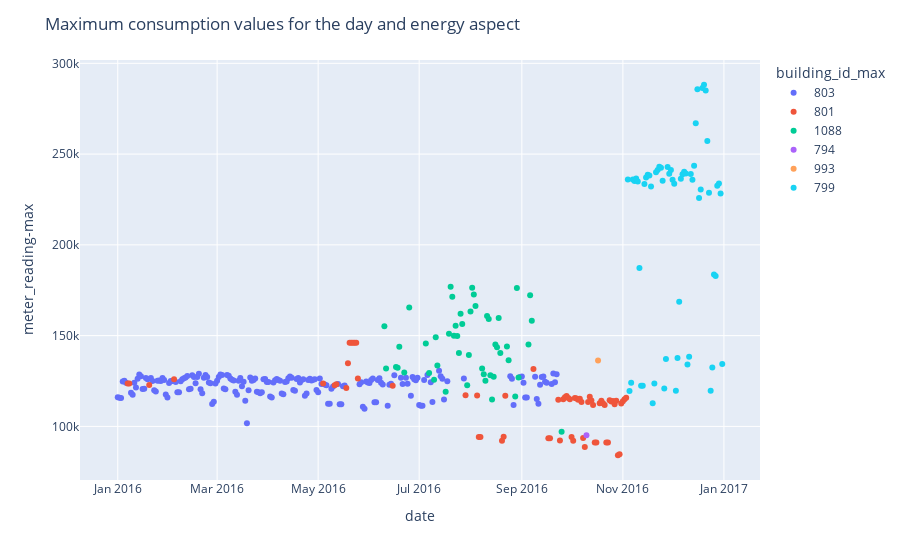

Notebook code cell kept with this figure:
### Code cell
fig_daily_electricity = px.scatter(daily_train_electricity,
                                   x='date',
                                   y='meter_reading-max',
                                   color='building_id_max',
                                   render_mode='svg')
fig_daily_electricity.update_layout(title='Maximum consumption values for the day and energy aspect')
fig_daily_electricity.show()

### Figure 1 — Plotly figure (JSON) as saved in the notebook; plotly's stock layout.template omitted (floating-point values rounded to 4 significant figures; data arrays with more than 128 entries replaced by an {"elided": "..."} marker saying what was removed)
{"data": [{"hovertemplate": "building_id_max=803<br>date=%{x}<br>meter_reading-max=%{y}<extra></extra>", "legendgroup": "803", "marker": {"color": "#636efa", "symbol": "circle"}, "mode": "markers", "name": "803", "orientation": "v", "showlegend": true, "type": "scatter", "x": {"elided": "192 str values"}, "xaxis": "x", "y": {"elided": "192 float values"}, "yaxis": "y"}, {"hovertemplate": "building_id_max=801<br>date=%{x}<br>meter_reading-max=%{y}<extra></extra>", "legendgroup": "801", "marker": {"color": "#EF553B", "symbol": "circle"}, "mode": "markers", "name": "801", "orientation": "v", "showlegend": true, "type": "scatter", "x": ["2016-01-07", "2016-01-08", "2016-01-20", "2016-02-04", "2016-05-04", "2016-05-11", "2016-05-12", "2016-05-18", "2016-05-19", "2016-05-20", "2016-05-21", "2016-05-22", "2016-05-23", "2016-05-24", "2016-05-25", "2016-06-15", "2016-07-29", "2016-08-05", "2016-08-06", "2016-08-07", "2016-08-20", "2016-08-21", "2016-08-22", "2016-09-08", "2016-09-17", "2016-09-18", "2016-09-23", "2016-09-24", "2016-09-26", "2016-09-27", "2016-09-28", "2016-09-29", "2016-09-30", "2016-10-01", "2016-10-02", "2016-10-03", "2016-10-04", "2016-10-05", "2016-10-06", "2016-10-07", "2016-10-08", "2016-10-09", "2016-10-11", "2016-10-12", "2016-10-13", "2016-10-14", "2016-10-15", "2016-10-16", "2016-10-18", "2016-10-19", "2016-10-20", "2016-10-21", "2016-10-22", "2016-10-23", "2016-10-24", "2016-10-25", "2016-10-26", "2016-10-27", "2016-10-28", "2016-10-29", "2016-10-30", "2016-10-31", "2016-11-01", "2016-11-02", "2016-11-03"], "xaxis": "x", "y": [123700.0, 123600.0, 122800.0, 125900.0, 123600.0, 122700.0, 123200.0, 121100.0, 134800.0, 146000.0, 146000.0, 146000.0, 146000.0, 146000.0, 126400.0, 122400.0, 117100.0, 117000.0, 94200.0, 94200.0, 92060.0, 94370.0, 116800.0, 131684, 93460.0, 93460.0, 114600.0, 92220.0, 114900.0, 116000.0, 116800.0, 115600.0, 115000.0, 94100.0, 92100.0, 115600.0, 115300.0, 114600.0, 115300.0, 113400.0, 93600.0, 88650.0, 113400.0, 116300.0, 114200.0, 111700.0, 91130.0, 91130.0, 112700.0, 114200.0, 112700.0, 111700.0, 91160.0, 91160.0, 114400.0, 113800.0, 114000.0, 112200.0, 114100.0, 84110.0, 84590.0, 112600.0, 113900.0, 115000.0, 115700.0], "yaxis": "y"}, {"hovertemplate": "building_id_max=1088<br>date=%{x}<br>meter_reading-max=%{y}<extra></extra>", "legendgroup": "1088", "marker": {"color": "#00cc96", "symbol": "circle"}, "mode": "markers", "name": "1088", "orientation": "v", "showlegend": true, "type": "scatter", "x": ["2016-06-10", "2016-06-11", "2016-06-17", "2016-06-18", "2016-06-19", "2016-06-22", "2016-06-25", "2016-07-05", "2016-07-07", "2016-07-10", "2016-07-11", "2016-07-12", "2016-07-17", "2016-07-19", "2016-07-20", "2016-07-21", "2016-07-22", "2016-07-23", "2016-07-24", "2016-07-25", "2016-07-26", "2016-07-27", "2016-07-30", "2016-07-31", "2016-08-01", "2016-08-02", "2016-08-03", "2016-08-04", "2016-08-08", "2016-08-09", "2016-08-10", "2016-08-11", "2016-08-12", "2016-08-13", "2016-08-14", "2016-08-15", "2016-08-16", "2016-08-17", "2016-08-18", "2016-08-19", "2016-08-23", "2016-08-24", "2016-08-28", "2016-08-29", "2016-08-30", "2016-09-05", "2016-09-06", "2016-09-07", "2016-09-25"], "xaxis": "x", "y": [155194, 131835, 132756, 132246, 143928, 129699, 165567, 145648, 129443, 125758, 149119, 133618, 119099, 151034, 176935, 171451, 149902, 155407, 149734, 140482, 162123, 156457, 122639, 139400.0, 163400.0, 176400.0, 172600.0, 166400.0, 131900.0, 128729, 125200.0, 160800.0, 159100.0, 128200.0, 114800.0, 127400.0, 145100.0, 143600.0, 159600.0, 140400.0, 144000.0, 136448, 116400.0, 176200.0, 127000.0, 145100.0, 172200.0, 158100.0, 97080.0], "yaxis": "y"}, {"hovertemplate": "building_id_max=794<br>date=%{x}<br>meter_reading-max=%{y}<extra></extra>", "legendgroup": "794", "marker": {"color": "#ab63fa", "symbol": "circle"}, "mode": "markers", "name": "794", "orientation": "v", "showlegend": true, "type": "scatter", "x": ["2016-10-10"], "xaxis": "x", "y": [95180.0], "yaxis": "y"}, {"hovertemplate": "building_id_max=993<br>date=%{x}<br>meter_reading-max=%{y}<extra></extra>", "legendgroup": "993", "marker": {"color": "#FFA15A", "symbol": "circle"}, "mode": "markers", "name": "993", "orientation": "v", "showlegend": true, "type": "scatter", "x": ["2016-10-17"], "xaxis": "x", "y": [136362], "yaxis": "y"}, {"hovertemplate": "building_id_max=799<br>date=%{x}<br>meter_reading-max=%{y}<extra></extra>", "legendgroup": "799", "marker": {"color": "#19d3f3", "symbol": "circle"}, "mode": "markers", "name": "799", "orientation": "v", "showlegend": true, "type": "scatter", "x": ["2016-11-04", "2016-11-05", "2016-11-06", "2016-11-07", "2016-11-08", "2016-11-09", "2016-11-10", "2016-11-11", "2016-11-12", "2016-11-13", "2016-11-14", "2016-11-15", "2016-11-16", "2016-11-17", "2016-11-18", "2016-11-19", "2016-11-20", "2016-11-21", "2016-11-22", "2016-11-23", "2016-11-24", "2016-11-25", "2016-11-26", "2016-11-27", "2016-11-28", "2016-11-29", "2016-11-30", "2016-12-01", "2016-12-02", "2016-12-03", "2016-12-04", "2016-12-05", "2016-12-06", "2016-12-07", "2016-12-08", "2016-12-09", "2016-12-10", "2016-12-11", "2016-12-12", "2016-12-13", "2016-12-14", "2016-12-15", "2016-12-16", "2016-12-17", "2016-12-18", "2016-12-19", "2016-12-20", "2016-12-21", "2016-12-22", "2016-12-23", "2016-12-24", "2016-12-25", "2016-12-26", "2016-12-27", "2016-12-28", "2016-12-29", "2016-12-30", "2016-12-31"], "xaxis": "x", "y": [236100.0, 119500.0, 124100.0, 236000.0, 235100.0, 236600.0, 234900.0, 187300.0, 122400.0, 122400.0, 233500.0, 237100.0, 238600.0, 238300.0, 232100.0, 112700.0, 123700.0, 240000.0, 241300.0, 243000.0, 242500.0, 235400.0, 120900.0, 137100.0, 242900.0, 239200.0, 241200.0, 235800.0, 233700.0, 119700.0, 137600.0, 168600.0, 236400.0, 238900.0, 240200.0, 239300.0, 134200.0, 138400.0, 239100.0, 235900.0, 243600.0, 267000.0, 285700.0, 225800.0, 230500.0, 286400.0, 288201, 285100.0, 257199, 228800.0, 119700.0, 132400.0, 183600.0, 182900.0, 232600.0, 233700.0, 228336, 134400.0], "yaxis": "y"}], "layout": {"legend": {"title": {"text": "building_id_max"}, "tracegroupgap": 0}, "margin": {"t": 60}, "title": {"text": "Maximum consumption values for the day and energy aspect"}, "xaxis": {"anchor": "y", "domain": [0, 1], "title": {"text": "date"}}, "yaxis": {"anchor": "x", "domain": [0, 1], "title": {"text": "meter_reading-max"}}}}
